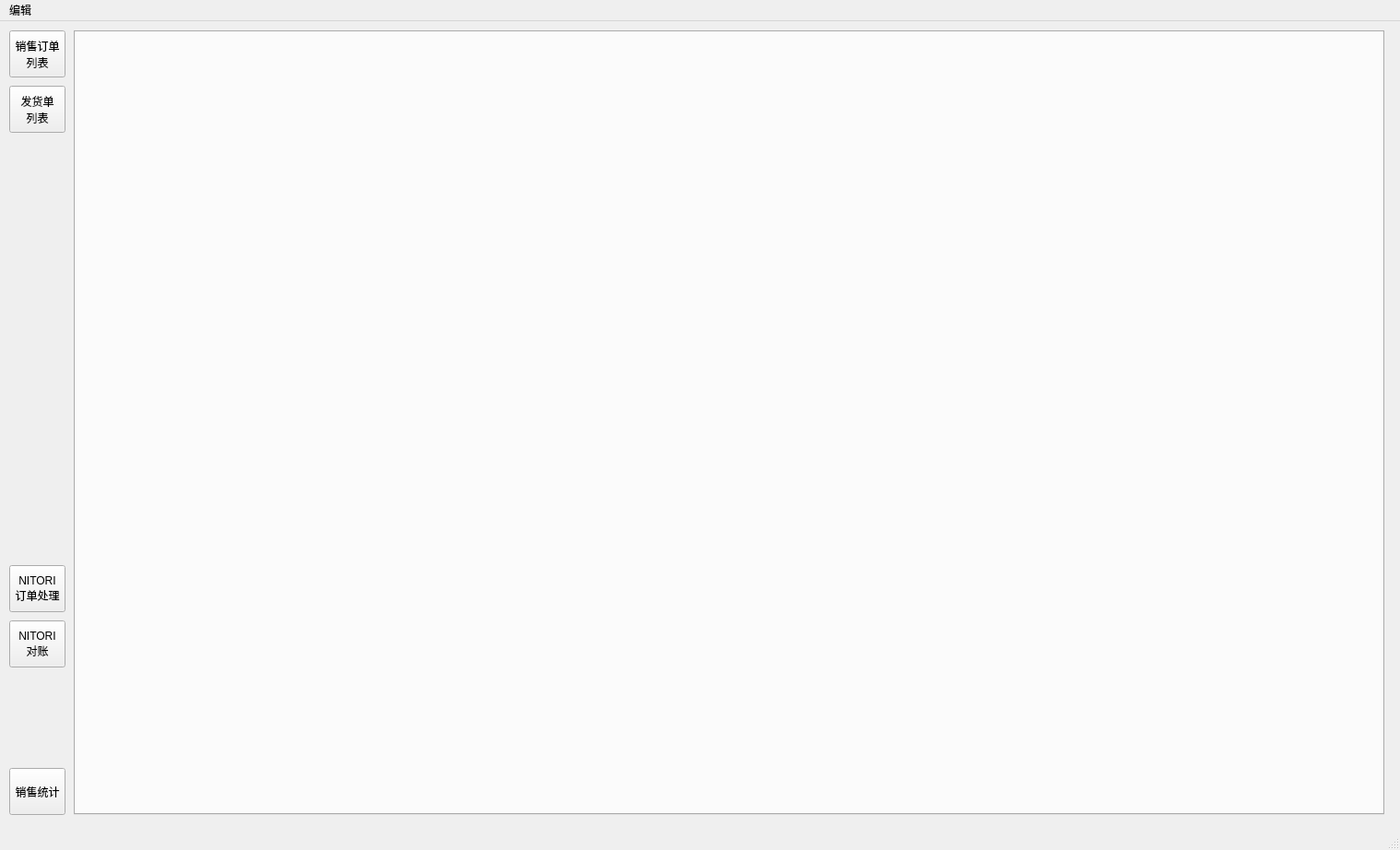
<?xml version="1.0" encoding="UTF-8"?>
<ui version="4.0">
 <class>MainWindow</class>
 <widget class="QMainWindow" name="MainWindow">
  <property name="geometry">
   <rect>
    <x>0</x>
    <y>0</y>
    <width>1518</width>
    <height>922</height>
   </rect>
  </property>
  <property name="windowTitle">
   <string>MainWindow</string>
  </property>
  <widget class="QWidget" name="centralwidget">
   <widget class="QTabWidget" name="tabWidget">
    <property name="geometry">
     <rect>
      <x>80</x>
      <y>10</y>
      <width>1421</width>
      <height>851</height>
     </rect>
    </property>
    <property name="currentIndex">
     <number>-1</number>
    </property>
    <property name="tabsClosable">
     <bool>true</bool>
    </property>
   </widget>
   <widget class="QPushButton" name="btn_so">
    <property name="geometry">
     <rect>
      <x>10</x>
      <y>10</y>
      <width>61</width>
      <height>51</height>
     </rect>
    </property>
    <property name="text">
     <string>销售订单
列表</string>
    </property>
   </widget>
   <widget class="QPushButton" name="btn_nm">
    <property name="geometry">
     <rect>
      <x>10</x>
      <y>590</y>
      <width>61</width>
      <height>51</height>
     </rect>
    </property>
    <property name="text">
     <string>NITORI
订单处理</string>
    </property>
   </widget>
   <widget class="QPushButton" name="btn_db">
    <property name="geometry">
     <rect>
      <x>10</x>
      <y>70</y>
      <width>61</width>
      <height>51</height>
     </rect>
    </property>
    <property name="text">
     <string>发货单
列表</string>
    </property>
   </widget>
   <widget class="QPushButton" name="btn_stat">
    <property name="geometry">
     <rect>
      <x>10</x>
      <y>810</y>
      <width>61</width>
      <height>51</height>
     </rect>
    </property>
    <property name="text">
     <string>销售统计</string>
    </property>
   </widget>
   <widget class="QPushButton" name="btn_nitori_cargocheck">
    <property name="geometry">
     <rect>
      <x>10</x>
      <y>650</y>
      <width>61</width>
      <height>51</height>
     </rect>
    </property>
    <property name="text">
     <string>NITORI
对账</string>
    </property>
   </widget>
  </widget>
  <widget class="QMenuBar" name="menubar">
   <property name="geometry">
    <rect>
     <x>0</x>
     <y>0</y>
     <width>1518</width>
     <height>23</height>
    </rect>
   </property>
   <widget class="QMenu" name="menu">
    <property name="title">
     <string>编辑</string>
    </property>
    <addaction name="action_editor"/>
    <addaction name="separator"/>
    <addaction name="action_Quit"/>
    <addaction name="actionBom"/>
   </widget>
   <addaction name="menu"/>
  </widget>
  <widget class="QStatusBar" name="statusbar"/>
  <action name="action_editor">
   <property name="text">
    <string>模板编辑器...</string>
   </property>
  </action>
  <action name="action_Quit">
   <property name="text">
    <string>退出</string>
   </property>
  </action>
  <action name="action_tongbu_inventory">
   <property name="text">
    <string>同步存货信息</string>
   </property>
  </action>
  <action name="actionBom">
   <property name="text">
    <string>Bom测试</string>
   </property>
  </action>
 </widget>
 <resources/>
 <connections/>
</ui>
